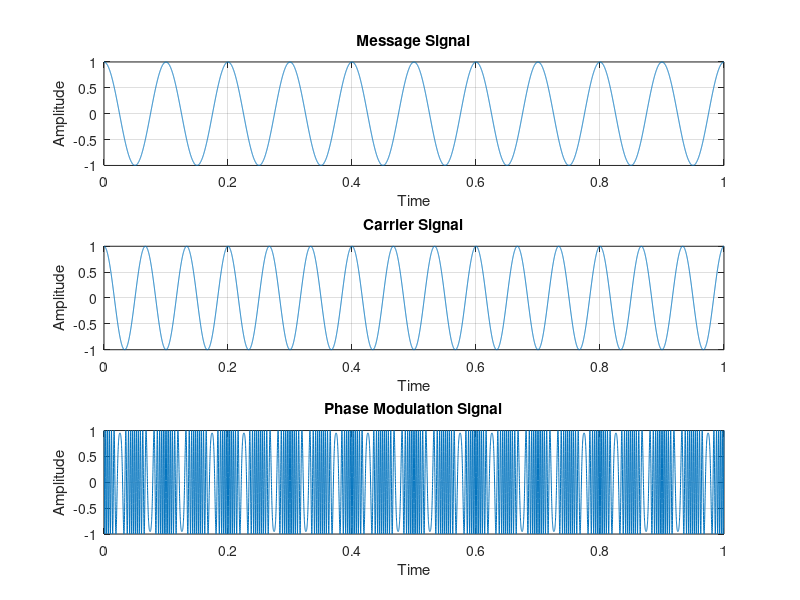

Write the MATLAB code that produced this figure.
clc;
clear all;
close all;

fm = 10; % Message signal frequency
fc = 15; % Carrier signal frequency
ms = 35; % Modulation index 
t = 0:0.0001:1; % Time vector

% Message signal (modulating signal)
mt = cos(2 * pi * fm * t);

% Carrier signal
ct = cos(2 * pi * fc * t);

% Phase modulated signal
pt = cos(2 * pi * fc * t + ms * sin(2 * pi * fm * t));

% Plot the message signal
subplot(3,1,1);
plot(t, mt);
title('Message Signal');
xlabel('Time');
ylabel('Amplitude');
grid on;

% Plot the carrier signal
subplot(3,1,2);
plot(t, ct);
title('Carrier Signal');
xlabel('Time');
ylabel('Amplitude');
grid on;

% Plot the phase modulated signal
subplot(3,1,3);
plot(t, pt);
title('Phase Modulation Signal');
xlabel('Time');
ylabel('Amplitude');
grid on;
